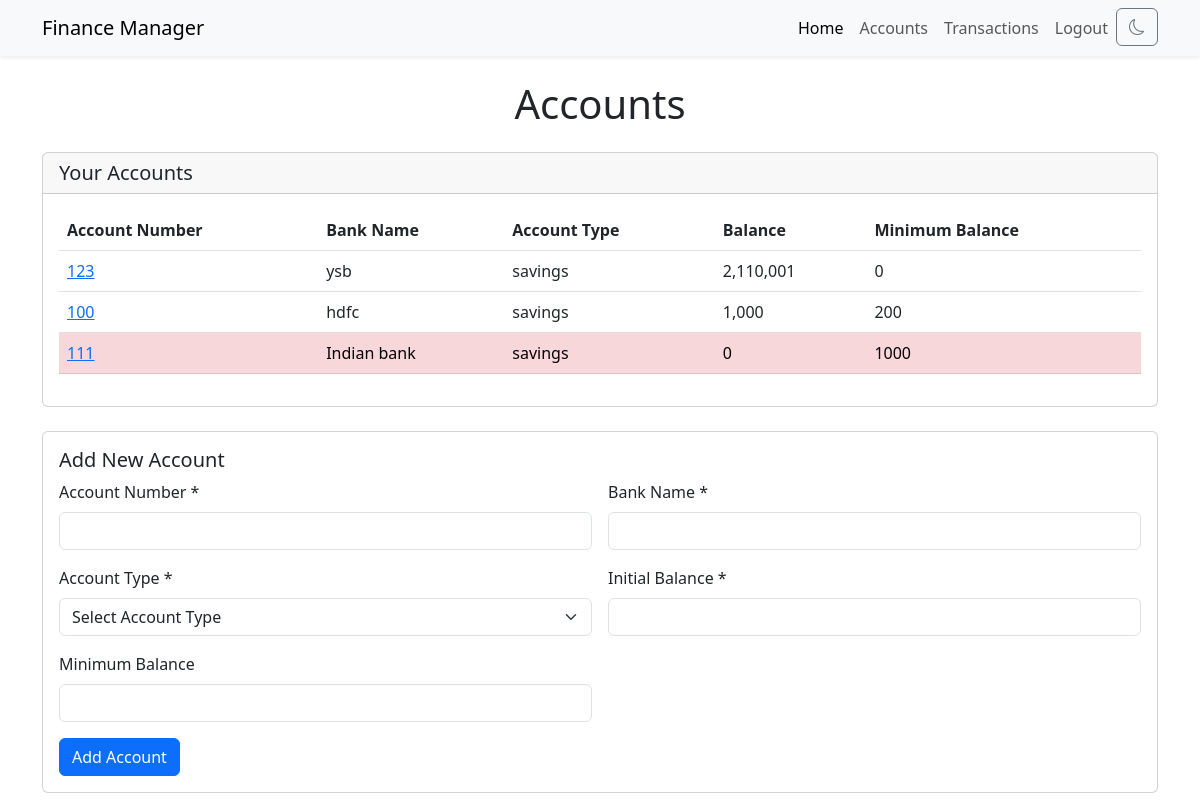
Before: /accounts (signed in) with the older database file.
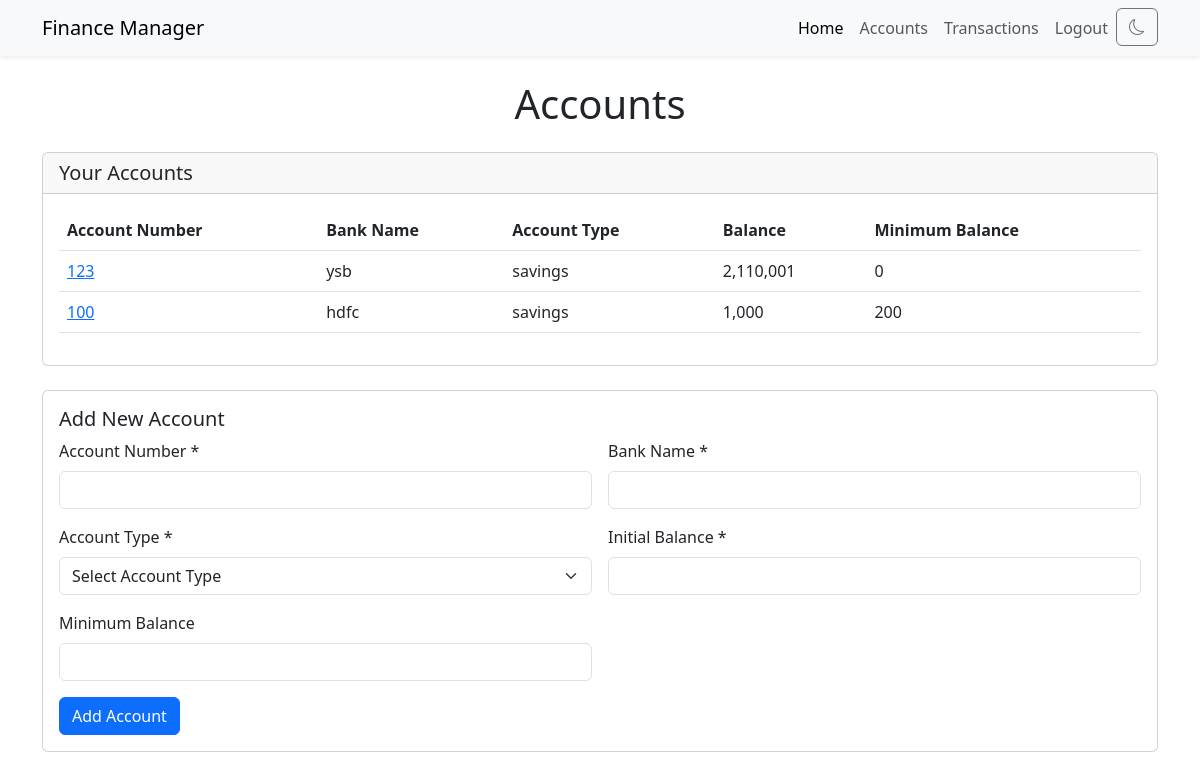
After: the same page with the newer database file.
### app.py (models this page shows, shortened)
class AccountsTable(db.Model):
    __tablename__ = 'accounts'
    accno = db.Column(db.String, primary_key = True)
    userid = db.Column(db.Integer, db.ForeignKey("users.id", ondelete='CASCADE'), nullable = False)
    type = db.Column(db.String, nullable = False)
    bank = db.Column(db.String, nullable = False)
    balance = db.Column(db.Integer, nullable = False, default=0)
    minbal = db.Column(db.Integer, default=0)

### app.py (the view, shortened to what this page needs)
@app.route('/accounts', methods = ["GET", "POST"])
@login_required
def accounts():
    form = AccountForm()
    accounts = AccountsTable.query.filter_by(userid=current_user.id).all()
    return render_template('accounts.html', form=form, accounts=accounts)

### app.py
class AccountForm(FlaskForm):
    account_number = StringField('Account Number', validators=[InputRequired()] )
    type = SelectField('Account Type',choices=[('', 'Select Account Type'), ('savings', 'Savings Account'), ('current', 'Current Account')] ,validators=[InputRequired()])
    bank = StringField('Bank Name', validators=[InputRequired()])
    balance = IntegerField('Current Balance', validators=[InputRequired()])
    minimum_balance = IntegerField('Minimum Balance')
    submit = SubmitField('Add Account')

### app.py (called while the page is built)
@login_manager.user_loader
def load_user(user_id):
    return UsersTable.query.get(int(user_id))

### templates/accounts.html (shortened to what this page needs)
{% extends "layout.html" %}
{% block content %}
<div class="container mt-4">
    <h1 class="mb-4 text-center">Accounts</h1>
    <div class="card mb-4">
        <div class="card-header">
            <h5 class="card-title mb-0">Your Accounts</h5>
        </div>
        <div class="card-body">
            {% if accounts %}
            <table id="accountsTable" class="table">
                <thead>
                    <tr>
                        <th scope="col">Account Number</th>
                        <th scope="col">Bank Name</th>
                        <th scope="col">Account Type</th>
                        <th scope="col">Balance</th>
                        <th scope="col">Minimum Balance</th>
                    </tr>
                </thead>
                <tbody>
                    {% for account in accounts %}
                        {% if account.balance < account.minbal %}
                        <tr class="table-danger">
                        {% else %}
                        <tr>
                        {% endif %}
                            <td><a href="/accountpage/{{account.accno}}">{{account.accno}}</a></td>
                            <td>{{account.bank}}</td>
                            <td>{{account.type}}</td>
                            <td>{{"{:,}".format(account.balance)}}</td>
                            <td>{{account.minbal}}</td>
                        </tr>
                    {% endfor %}
                </tbody>
            </table>
            {% else %}
            <div class="alert alert-info" role="info">
                <i class="fas fa-exclamation-circle"></i> &nbsp; No accounts created yet.
            </div>
            {% endif %}
        </div>
    </div>
    <div class="card">
        <div class="card-body">
            <h5 class="card-title">Add New Account</h5>
            <form id="addAccountForm" class="row g-3", method="POST">
                <div class="col-md-6">
                    <label for="newAccountNumber" class="form-label">Account Number *</label>
                    {{ form.account_number(class="form-control", id="newAccountNumber") }}
                </div>
                <div class="col-md-6">
                    <label for="newBankName" class="form-label">Bank Name *</label>
                    {{ form.bank(class="form-control", id="newBankName") }}
                </div>
                <div class="col-md-6">
                    <label for="newAccountType" class="form-label">Account Type *</label>
                    {{ form.type(class="form-select", id="newAccountType") }}
                </div>
                <div class="col-md-6">
                    <label for="newAccountBalance" class="form-label">Initial Balance *</label>
                    {{ form.balance(class="form-control", id="newAccountBalance") }}
                </div>
                <div class="col-md-6">
                    <label for="newMinimumBalance" class="form-label">Minimum Balance</label>
                    {{ form.minimum_balance(class="form-control", id="newMinimumBalance") }}
                </div>
                <div class="col-12">
                    {{ form.submit(class="btn btn-primary") }}
                </div>
            </form>
        </div>
    </div>
</div>
{% endblock %}

### templates/layout.html (shortened to what this page needs)
<!DOCTYPE html>
<html lang="en">
<head>
    <link href="https://cdn.jsdelivr.net/npm/bootstrap@5.3.0/dist/css/bootstrap.min.css" rel="stylesheet">
    <link rel="stylesheet" href="https://cdn.jsdelivr.net/npm/bootstrap-icons@1.7.2/font/bootstrap-icons.css">
</head>
<body id="body" data-bs-theme="light">
    <nav class="navbar navbar-expand-lg navbar-light bg-light shadow-sm" id="navbar">
        <div class="container">
            <a class="navbar-brand" href="/">Finance Manager</a>
            <div class="collapse navbar-collapse" id="navbarNav">
                <ul class="navbar-nav ms-auto">
                    <li class="nav-item">
                        <a class="nav-link active" href="/">Home</a>
                    </li>
                    <li class="nav-item">
                        <a class="nav-link" href="/accounts">Accounts</a>
                    </li>
                    <li class="nav-item">
                        <a class="nav-link" href="/transactions">Transactions</a>
                    </li>
                    <li class="nav-item">
                        <a class="nav-link" href="/logout">Logout</a>
                    </li>
                    <li class="nav-item">
                        <button class="btn btn-outline-secondary" id="darkModeToggle">
                        </button>
                    </li>
                </ul>
            </div>
        </div>
    </nav>
    {% block content %}{% endblock %}
</body>
</html>

Changed rows visible on the page:
removed AccountsTable: accno "111", bank "Indian bank", type "savings", balance "0", minbal "1000"
